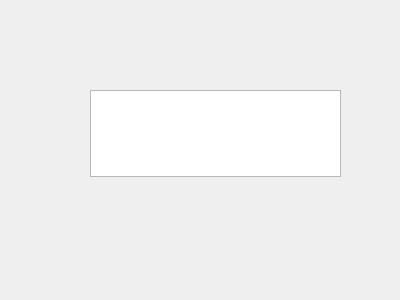
<?xml version="1.0" encoding="UTF-8"?>
<ui version="4.0">
 <class>Widget</class>
 <widget class="QWidget" name="Widget">
  <property name="geometry">
   <rect>
    <x>0</x>
    <y>0</y>
    <width>400</width>
    <height>300</height>
   </rect>
  </property>
  <property name="windowTitle">
   <string>Widget</string>
  </property>
  <widget class="QTextEdit" name="textEdit">
   <property name="geometry">
    <rect>
     <x>90</x>
     <y>90</y>
     <width>251</width>
     <height>87</height>
    </rect>
   </property>
  </widget>
 </widget>
 <layoutdefault spacing="6" margin="11"/>
 <resources/>
 <connections/>
</ui>
